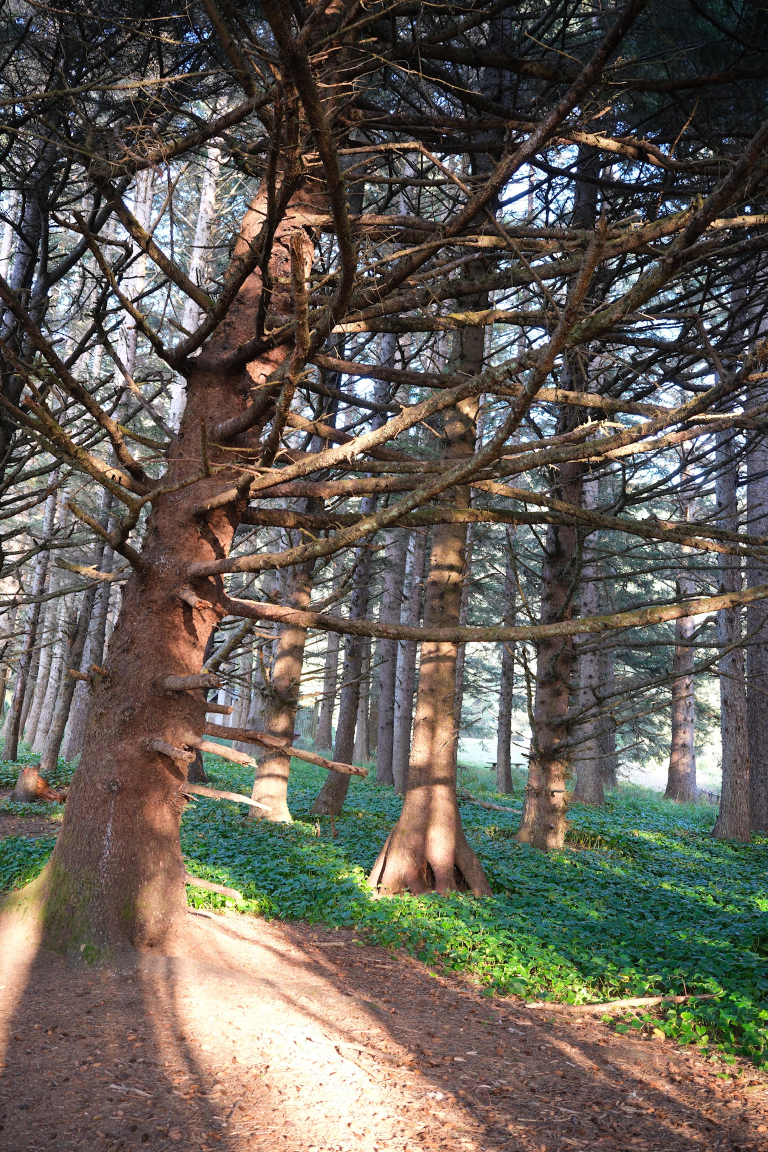
#> input picture 4/media/part_a/mosaic_1a.jpg, 1536 x 2304 px (shown at 1/2 size)
$ python partb.py
#> lines starting #> are read from the running program, lines starting #| are printed output that depends on the picture
import os
import numpy as np
import matplotlib.pyplot as plt
from PIL import Image
from skimage.color import rgb2gray
from scipy.ndimage import gaussian_filter
from scipy.spatial.distance import cdist

# Import helper functions from harris.py and parta.py
from harris import get_harris_corners, dist2
from parta import computeH, warpImageBilinear, compute_mosaic_bounding_box


# ==============================================================================
# HELPER: IMAGE LOADING & DOWNSCALING (METHOD 1)
# ==============================================================================

def load_image_scaled(path, max_dim=1200):
    """
    Loads an image and caps its maximum dimension to max_dim (preserving aspect ratio)
    to prevent peak_local_max from hanging on dense, high-resolution textures.
    """
#> called with path = 'media/part_a/mosaic_1a.jpg', max_dim = 1200
    pil_im = Image.open(path).convert("RGB")
#> pil_im is the input picture: PIL image 1536x2304 RGB; mean R, G, B 101.8, 95.7, 86.7
    w, h = pil_im.size
#> w = 1536; h = 2304
    if max(w, h) > max_dim:
        scale = max_dim / float(max(w, h))
#> scale = 0.521
        new_w, new_h = int(round(w * scale)), int(round(h * scale))
#> new_w = 800; new_h = 1200
        pil_im = pil_im.resize((new_w, new_h), Image.Resampling.LANCZOS)
#> pil_im: PIL image 800x1200 RGB
    return np.array(pil_im, dtype=np.float64) / 255.0


# ==============================================================================
# B.1: ADAPTIVE NON-MAXIMAL SUPPRESSION (ANMS)
# ==============================================================================

# [241 lines left out: functions anms, extract_feature_descriptors, match_features, ransac_homography, save_corners_overlay, save_sample_descriptors and 1 more, not called in this run]


# ==============================================================================
# PIPELINE EXECUTION FOR AUTOSTITCHING
# ==============================================================================

def run_autostitch(im1_path, im2_path, pair_id="1"):
    print(f"\n=======================================================")
    print(f" Processing Autostitch: Mosaic {pair_id}")
    print(f"=======================================================")

    # Load and scale to max 1200px to avoid freeze on dense textures
    im1 = load_image_scaled(im1_path, max_dim=1200)
    im2 = load_image_scaled(im2_path, max_dim=1200)
#> call 2 of load_image_scaled, with path = 'media/part_a/mosaic_1b.jpg', max_dim = 1200
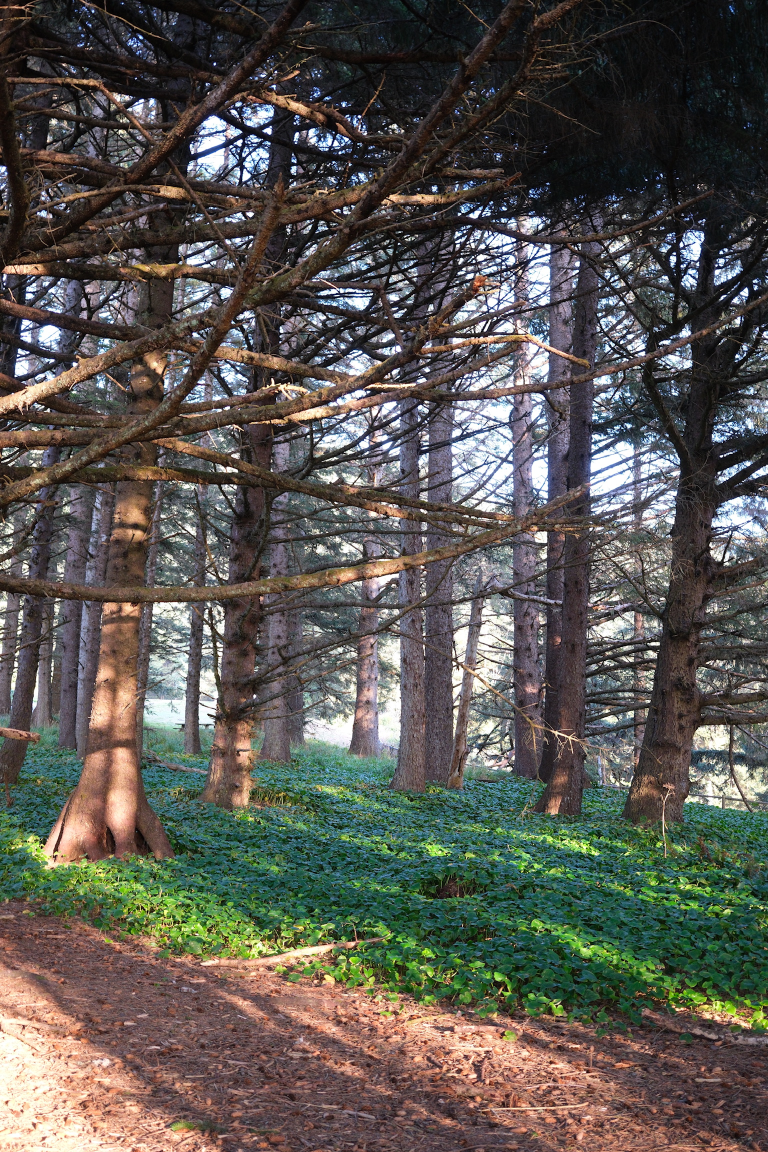
#> input picture 4/media/part_a/mosaic_1b.jpg, 1536 x 2304 px (shown at 1/2 size)
#> in load_image_scaled, pil_im is the input picture: PIL image 1536x2304 RGB; mean R, G, B 90.2, 87.5, 81.5
#> in load_image_scaled (call 2), `pil_im = pil_im.resize((new_w, new_h), Image.Resampling.LANCZOS)`:
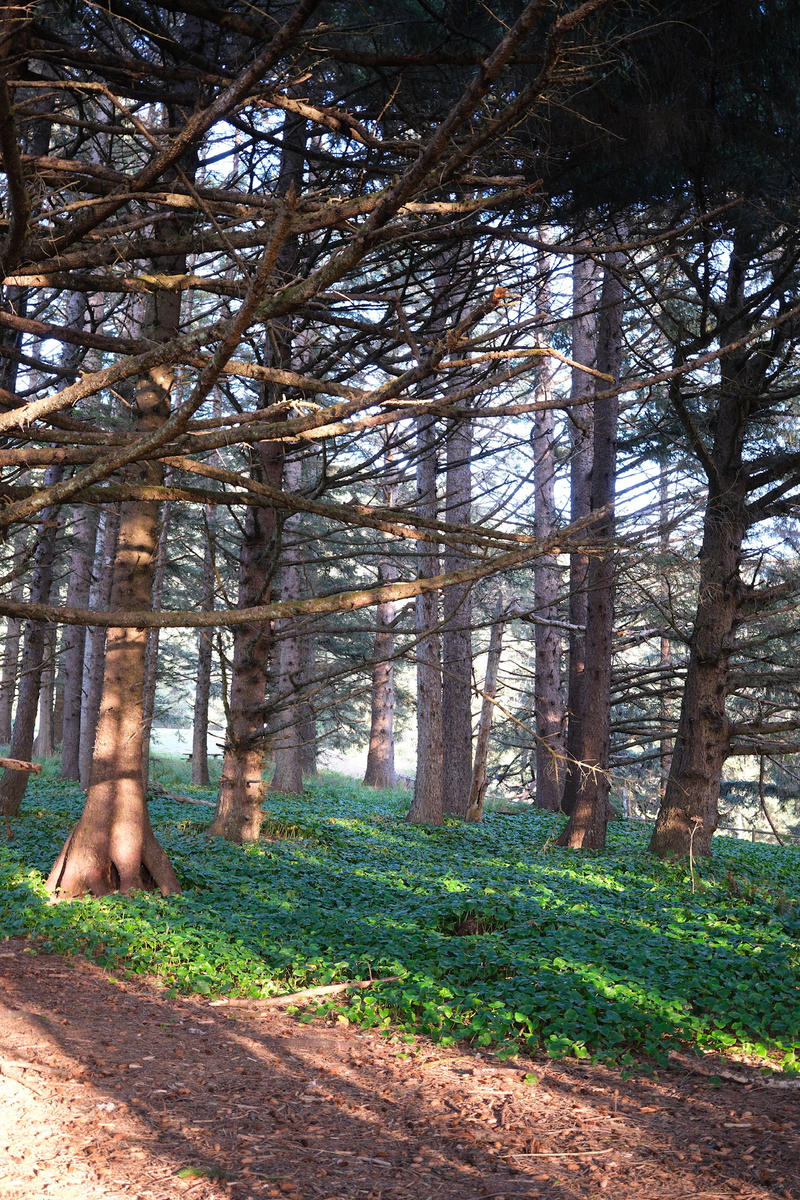
#> pil_im: PIL image 800x1200 RGB; mean R, G, B 90.2, 87.4, 81.4

    im1_gray = rgb2gray(im1)
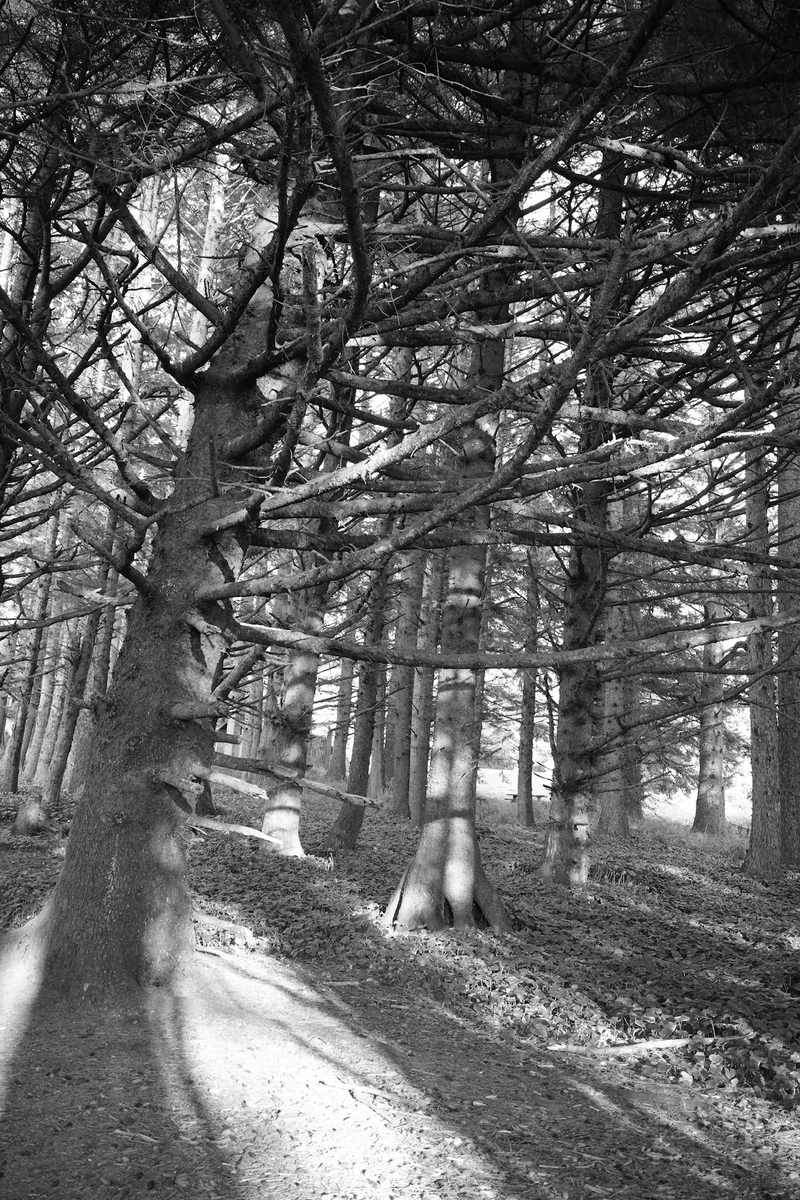
#> im1_gray: shape (1200, 800) float64; min 0, max 1, mean 0.378
    im2_gray = rgb2gray(im2)
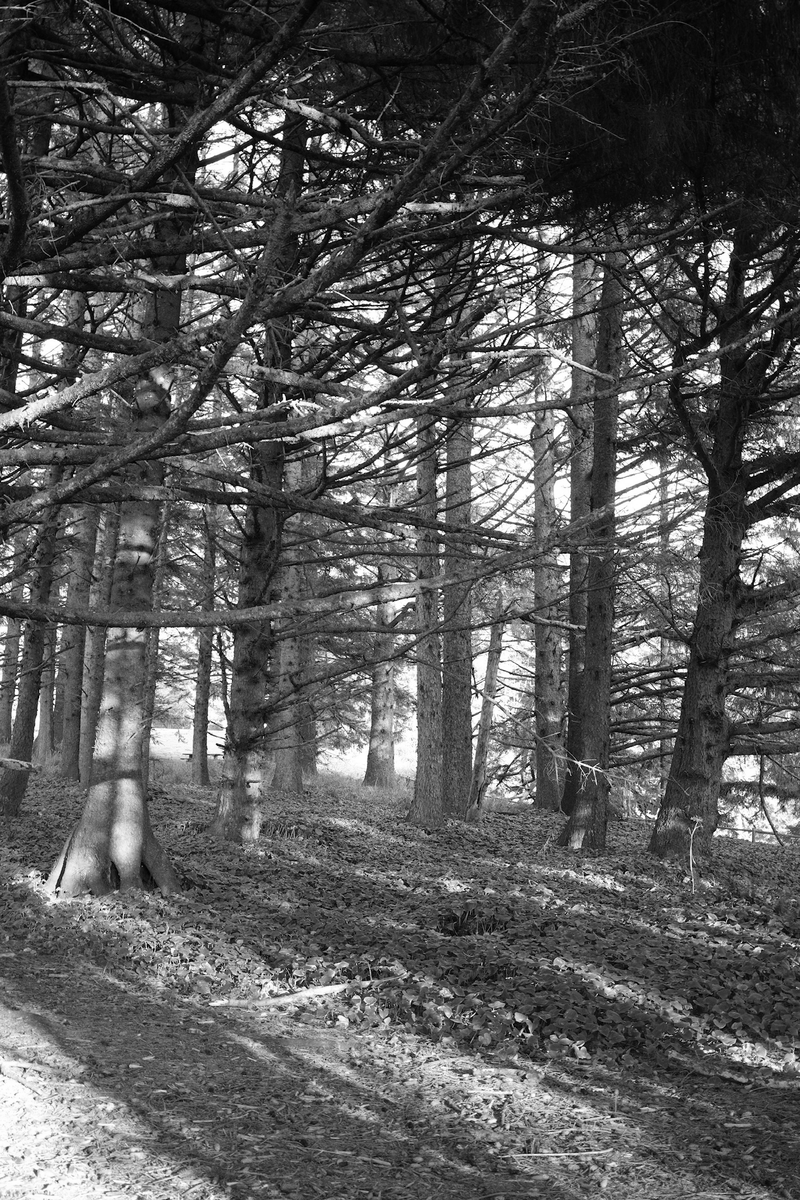
#> im2_gray: shape (1200, 800) float64; min 0, max 1, mean 0.343

    # 1. Harris Corner Detection
    print("1. Detecting Harris Corners...")
    h1, coords1 = get_harris_corners(im1_gray, edge_discard=20)
    h2, coords2 = get_harris_corners(im2_gray, edge_discard=20)

    # Extract corner response intensities at detected peaks
    vals1 = h1[coords1[0], coords1[1]]
    vals2 = h2[coords2[0], coords2[1]]

    # 2. Adaptive Non-Maximal Suppression (ANMS)
    print("2. Running ANMS...")
    anms_coords1 = anms(coords1, vals1, num_best=500, c_robust=0.9, max_candidates=3000)
    anms_coords2 = anms(coords2, vals2, num_best=500, c_robust=0.9, max_candidates=3000)

    # Save ANMS deliverable for webpage
    save_corners_overlay(im1, coords1, anms_coords1, f"output/mosaic_{pair_id}_anms_corners.jpg")

    # 3. Extract 8x8 Feature Descriptors
    print("3. Extracting 8x8 normalized descriptors...")
    desc1, valid_pts1 = extract_feature_descriptors(im1_gray, anms_coords1, patch_window=40, desc_dim=8)
    desc2, valid_pts2 = extract_feature_descriptors(im2_gray, anms_coords2, patch_window=40, desc_dim=8)

    save_sample_descriptors(desc1, f"output/mosaic_{pair_id}_sample_descriptors.jpg")

    # 4. Feature Matching via Lowe's Ratio Test
    print("4. Matching features with Lowe's ratio test...")
    matched_pts1, matched_pts2 = match_features(desc1, desc2, valid_pts1, valid_pts2, ratio_thresh=0.65)
    print(f"   Found {len(matched_pts1)} candidate matches.")

    # 5. Robust Homography Recovery via 4-Point RANSAC (maps im2 -> im1)
    print("5. Computing RANSAC homography...")
    H_2to1, inlier_mask = ransac_homography(matched_pts2, matched_pts1, num_iters=3000, inlier_thresh=3.0)
    print(f"   RANSAC consensus: {np.sum(inlier_mask)} / {len(matched_pts1)} inliers.")

    # Save match lines visualization
    save_matches_visualization(im1, im2, matched_pts1, matched_pts2, inlier_mask, f"output/mosaic_{pair_id}_ransac_matches.jpg")

    # 6. Stitch and Blend Panorama (reusing Part A distance-transform blending)
    print("6. Warping and blending final automatic mosaic...")
    out_shape, offset = compute_mosaic_bounding_box(im1.shape, im2.shape, H_2to1)
    H_out, W_out = out_shape
    ox, oy = offset

    canvas1 = np.zeros((H_out, W_out, 3), dtype=np.float64)
    mask1 = np.zeros((H_out, W_out), dtype=bool)
    y0, y1 = -oy, -oy + im1.shape[0]
    x0, x1 = -ox, -ox + im1.shape[1]
    canvas1[y0:y1, x0:x1] = im1
    mask1[y0:y1, x0:x1] = True

    canvas2, mask2 = warpImageBilinear(im2, H_2to1, out_shape=out_shape, offset=offset)

    from scipy.ndimage import distance_transform_edt
    dist1 = distance_transform_edt(mask1)
    dist2 = distance_transform_edt(mask2)
    weight_sum = dist1 + dist2
    weight_sum[weight_sum == 0] = 1.0

    w1 = (dist1 / weight_sum)[:, :, None]
    w2 = (dist2 / weight_sum)[:, :, None]
    blended = np.clip(canvas1 * w1 + canvas2 * w2, 0.0, 1.0)

    out_file = f"output/mosaic_{pair_id}_autostitched.jpg"
    Image.fromarray((blended * 255).astype(np.uint8)).save(out_file)
    print(f"   Finished! Saved automatic panorama to {out_file}")


if __name__ == "__main__":
    os.makedirs("output", exist_ok=True)

    # Automatically process all 3 mosaic sets from Part A
    run_autostitch("media/part_a/mosaic_1a.jpg", "media/part_a/mosaic_1b.jpg", pair_id="1")
#> (the call stopped at in run_autostitch, `h1, coords1 = get_harris_corners(im1_gray, edge_discard=20)`: harris is not available in this run)
    run_autostitch("media/part_a/mosaic_2a.jpeg", "media/part_a/mosaic_2b.jpeg", pair_id="2")
#> (the run stopped early here; a loop or call above may not have finished)
